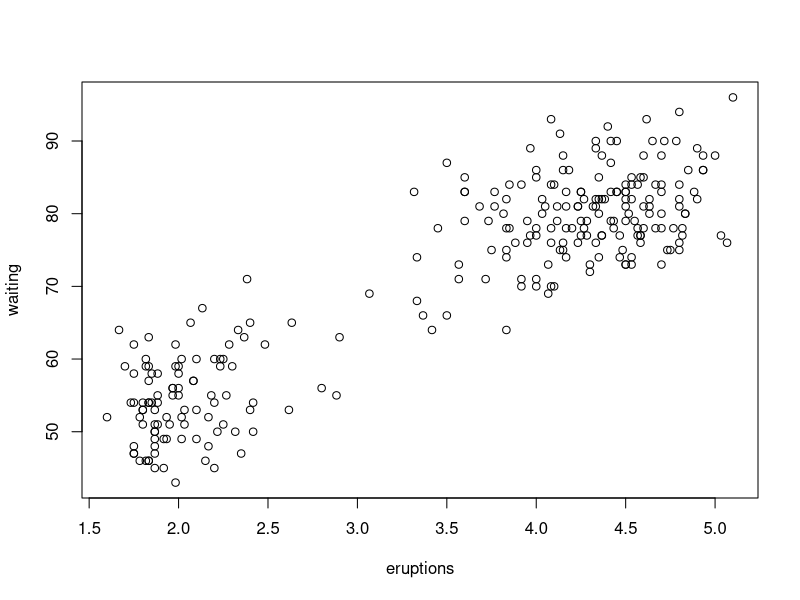
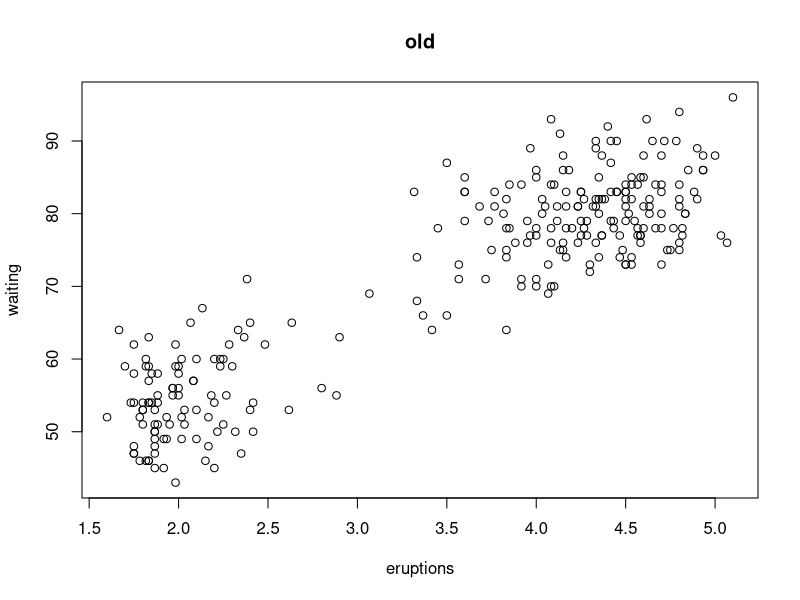

These charts were generated, in order, by the following R code: (Note: this script raises an error after producing the figures.)
pdf(file = "myplot.pdf")
with(faithful,plot(eruptions,waiting))
title(main = "old")
dev.off()


library(datasets)
with(faithful,plot(eruptions,waiting))
tital(main="old")
dev.copy(png,file="geyserplopt.png")
dev.off()
